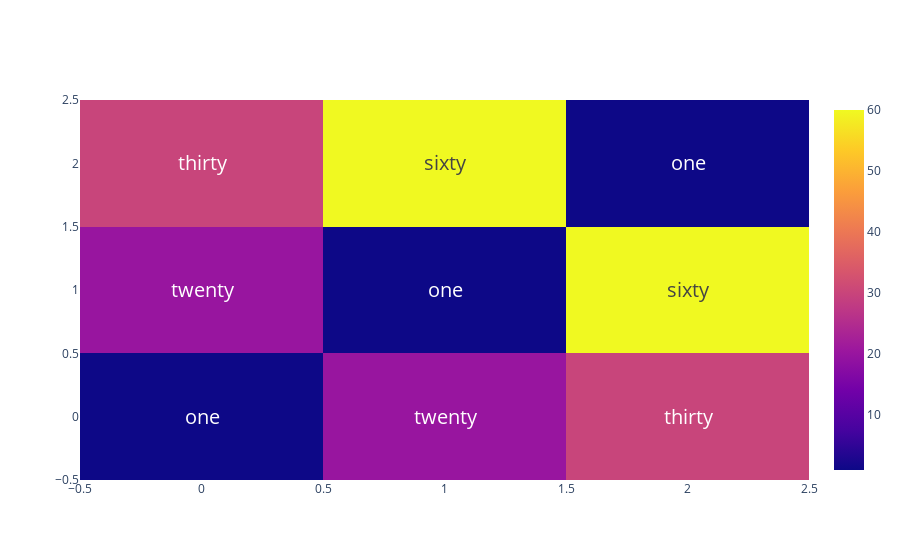

Notebook source saved alongside this figure:
### Code cell
fig = go.Figure(
    data=go.Heatmap(
        z=[[1, 20, 30], [20, 1, 60], [30, 60, 1]],
        text=[
            ["one", "twenty", "thirty"],
            ["twenty", "one", "sixty"],
            ["thirty", "sixty", "one"],
        ],
        texttemplate="%{text}",
        textfont={"size": 20},
    )
)

fig.show()

### Figure 1 — Plotly figure (JSON) as saved in the notebook; plotly's stock layout.template omitted (floating-point values rounded to 4 significant figures)
{"data": [{"text": [["one", "twenty", "thirty"], ["twenty", "one", "sixty"], ["thirty", "sixty", "one"]], "textfont": {"size": 20}, "texttemplate": "%{text}", "type": "heatmap", "z": [[1, 20, 30], [20, 1, 60], [30, 60, 1]]}], "layout": {}}
